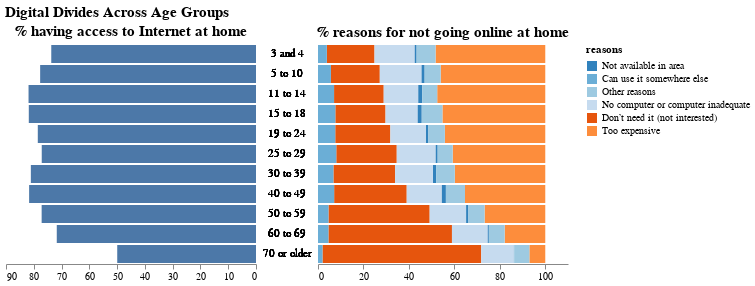

This figure's notebook cell:
### Markdown cell above
## charts

### Code cell
radio_year = alt.binding_radio(options=["2010","2015","2017"], name="year: ")

select_year = alt.selection_single(name="select",
                                   fields=["year"],
                                   bind=radio_year,
                                   init={"year": "2010"})

select_bar1 = alt.selection_single(
    on='mouseover',
    nearest=True,
    clear="click"
)

select_bar2 = alt.selection_single(
    on='mouseover',
    clear="click"
)

select_reason = alt.selection_single(
    fields=["label"],
    bind="legend"
)


OpacityCondition1 = alt.condition(select_bar1, alt.value(1.0), alt.value(0.8))
OpacityCondition2 = alt.condition(select_bar2, alt.value(1.0), alt.value(0.8))

ColorCondition = alt.condition(select_reason, 
                               alt.Color("label", 
                                         title="reasons", 
                                         type="nominal",
                                         scale=alt.Scale(scheme="category20c"), 
                                         sort=alt.EncodingSortField("value", order='ascending')),
                               alt.value("lightgrey")
                              )

# palette = alt.Scale(range=['lightgreen', 'darkgreen', 'olive'])

base = alt.Chart(age_df).add_selection(
    select_year
).transform_filter(
    select_year
).properties(
    width=250, 
)

left = base.transform_filter(
    alt.datum.type=="access"
).encode(
    x=alt.X("value:Q",
            title=None,
            sort=alt.SortOrder("descending")),
    y=alt.Y("age:N", 
            title=None, 
            axis=None,
            sort=alt.EncodingSortField(field="order", order='ascending')),
    opacity=OpacityCondition1,
#     color=alt.Color("value:Q", legend=None),
    tooltip="value"
).mark_bar().properties(
    title="% having access to Internet at home"
).add_selection(
    select_bar1
)

middle = base.encode(
    y=alt.Y("age:N", 
            sort=alt.EncodingSortField(field="order", order='ascending'),
            axis=None),
    text=alt.Text("age:N")
).mark_text().properties(width=20)

right = base.encode(
    x=alt.X("value:Q",
           title=None),
    y=alt.Y("age:N",
            title=None,
            axis=None,
            sort=alt.EncodingSortField(field="order", order='ascending')),
    color=ColorCondition,
#     order=alt.Order("label", fields="value", sort="ascending"),
    opacity=OpacityCondition2,
    tooltip=["label","value"]
    
).transform_filter(
    (alt.datum.type=="reasons") & (alt.datum.reason!="Other reasons")
# ).transform_filter(
#     select_reason
).mark_bar().properties(
    title="% reasons for not going online at home"
).add_selection(
    select_bar2
).add_selection(
    select_reason
)


alt.concat(left, middle, right, spacing=5, title="Digital Divides Across Age Groups").configure_legend(
    orient='bottom'
).resolve_scale(
    color="independent", 
#     y="shared"
).configure_axis(
    grid=False
).configure_view(
    strokeOpacity=0
).configure_legend(
    orient="right"
).configure_title(
    fontSize=15,
#     font="Courier",
#     align="center",
#     anchor="middle",
#     color="gray"
)

### Figure 1 — Vega-Lite specification as saved in the notebook (floating-point values rounded to 4 significant figures; data arrays with more than 128 entries replaced by an {"elided": "..."} marker saying what was removed)
{"config": {"view": {"continuousWidth": 400, "continuousHeight": 300, "strokeOpacity": 0}, "axis": {"grid": false}, "legend": {"orient": "right"}, "title": {"fontSize": 15}}, "concat": [{"mark": "bar", "encoding": {"opacity": {"condition": {"value": 1.0, "selection": "selector073"}, "value": 0.8}, "tooltip": {"type": "quantitative", "field": "value"}, "x": {"type": "quantitative", "field": "value", "sort": "descending", "title": null}, "y": {"type": "nominal", "axis": null, "field": "age", "sort": {"field": "order", "order": "ascending"}, "title": null}}, "selection": {"select": {"type": "single", "fields": ["year"], "bind": {"input": "radio", "options": ["2010", "2015", "2017"], "name": "year: "}, "init": {"year": "2010"}}, "selector073": {"type": "single", "on": "mouseover", "nearest": true, "clear": "click"}}, "title": "% having access to Internet at home", "transform": [{"filter": {"selection": "select"}}, {"filter": "(datum.type === 'access')"}], "width": 250}, {"mark": "text", "encoding": {"text": {"type": "nominal", "field": "age"}, "y": {"type": "nominal", "axis": null, "field": "age", "sort": {"field": "order", "order": "ascending"}}}, "selection": {"select": {"type": "single", "fields": ["year"], "bind": {"input": "radio", "options": ["2010", "2015", "2017"], "name": "year: "}, "init": {"year": "2010"}}}, "transform": [{"filter": {"selection": "select"}}], "width": 20}, {"mark": "bar", "encoding": {"color": {"condition": {"type": "nominal", "field": "label", "scale": {"scheme": "category20c"}, "sort": {"field": "value", "order": "ascending"}, "title": "reasons", "selection": "selector075"}, "value": "lightgrey"}, "opacity": {"condition": {"value": 1.0, "selection": "selector074"}, "value": 0.8}, "tooltip": [{"type": "nominal", "field": "label"}, {"type": "quantitative", "field": "value"}], "x": {"type": "quantitative", "field": "value", "title": null}, "y": {"type": "nominal", "axis": null, "field": "age", "sort": {"field": "order", "order": "ascending"}, "title": null}}, "selection": {"select": {"type": "single", "fields": ["year"], "bind": {"input": "radio", "options": ["2010", "2015", "2017"], "name": "year: "}, "init": {"year": "2010"}}, "selector074": {"type": "single", "on": "mouseover", "clear": "click"}, "selector075": {"type": "single", "fields": ["label"], "bind": "legend"}}, "title": "% reasons for not going online at home", "transform": [{"filter": {"selection": "select"}}, {"filter": "((datum.type === 'reasons') && (datum.reason !== 'Other reasons'))"}], "width": 250}], "data": {"name": "data-dcd17ef7f23d1e7e641399d79d90563a"}, "resolve": {"scale": {"color": "independent"}}, "spacing": 5, "title": "Digital Divides Across Age Groups", "$schema": "https://vega.github.io/schema/vega-lite/v4.0.2.json", "datasets": {"data-dcd17ef7f23d1e7e641399d79d90563a": {"elided": "253 records"}}}
